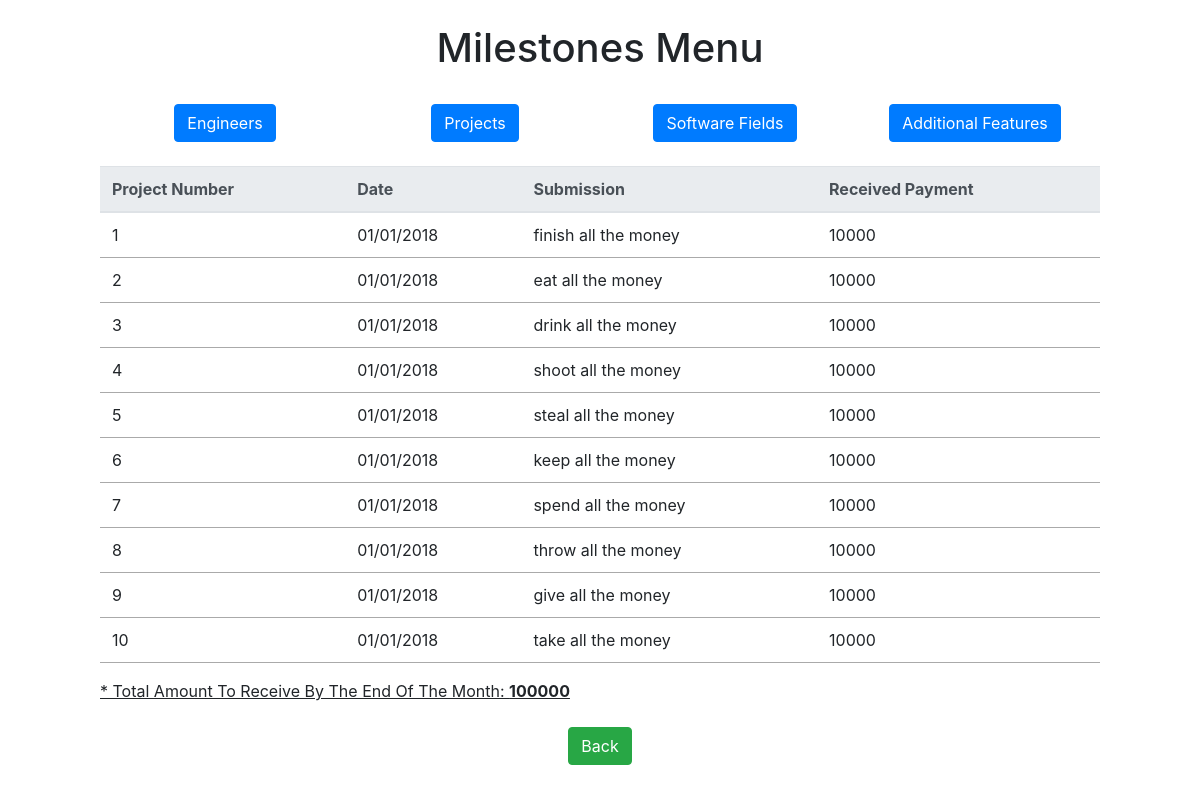
The page /milestonesThisMonth.php on the database its author committed.
### tables this page shows
CREATE TABLE milestones(project_number int,
                        date varchar(255),
                        submission varchar(255),
                        receive_payment int,
                        cur_month varchar(255),
                        FOREIGN KEY(project_number) REFERENCES projects(project_number) on UPDATE CASCADE on DELETE CASCADE,
                        CONSTRAINT PK_MS PRIMARY KEY (project_number, date));

### common.php (called while the page is built, shortened)
<?php
function escape($html)
{
	return htmlspecialchars($html, ENT_QUOTES | ENT_SUBSTITUTE, "UTF-8");
}
?>

### milestonesThisMonth.php (the view, shortened to what this page needs)
<!DOCTYPE html lang="en">
<?php require "install.php" ?>
<?php require "templates/header.php"; ?>
<?php require "common.php"; ?>
	</head>
		<body style="margin:0 auto; width: 1000px;">
		<br><h1 style="text-align: center;">Milestones Menu</h1><br>
		<div class="container" style="text-align: center;">
			<div class="row">
				<div class="col">
				<a href="engineer.php"><button type="button" class="btn btn-primary">Engineers</button></a>
				</div>
				<div class="col">
				<a href="project.php"><button type="button" class="btn btn-primary">Projects</button></a>
				</div>
				<div class="col">
				<a href="software.php"><button type="button" class="btn btn-primary">Software Fields</button></a>
				</div>
				<div class="col">
				<a href="af.php"><button type="button" class="btn btn-primary">Additional Features</button></a>
				</div>
			</div>
		</div>
	<br>
  <?php
  $statement = $db->query("SELECT *
						  FROM milestones
						  WHERE cur_month = (SELECT MIN(cur_month)
											 FROM milestones)");
  $result = $statement->fetchAll();
$total_amount = 0;
  foreach($result as $row){
      $total_amount += $row['receive_payment'];
  }
  ?>
  <?php
  if ($result && $statement->rowCount() > 0)
	{ ?>
		<table class="table">
			<thead class="thead-light">
				<tr>
                    <th scope="col">Project Number</th>
					<th scope="col">Date</th>
					<th scope="col">Submission</th>
					<th scope="col">Received Payment</th>
				</tr>
			</thead>
			<tbody>
	<?php
		foreach ($result as $row)
		{ ?>
			<tr>
                <td scope="row"><?php echo escape($row["project_number"]); ?> </td>
				<td scope="row"><?php echo escape($row["date"]); ?> </td>
				<td scope="row"><?php echo escape($row["submission"]); ?> </td>
				<td scope="row"><?php echo escape($row["receive_payment"]); ?> </td>
			</tr>
		<?php
		} ?>
		</tbody>
	</table>
	<?php
	}
	?>
	<section style = "text-decoration: underline;">* Total Amount To Receive By The End Of The Month: <b><?php echo escape($total_amount);?> </b></section>
  <br>
  <center>
  <a href="milestones.php" style="text-align: center;"><button type="button" class="btn btn-success">Back</button></a>
  </center>
<br>
<?php require "templates/footer.php"; ?>
<?php require "templates/footer.php"; ?>

### css/style.css (style rules this page uses)
table { border-collapse: collapse; border-spacing: 0; }
td, th { padding: 5px; border-bottom: 1px solid #aaa; }

### rows shown on the page
milestones: project_number "1", date "01/01/2018", submission "finish all the money", receive_payment "10000"
milestones: project_number "2", date "01/01/2018", submission "eat all the money", receive_payment "10000"
milestones: project_number "3", date "01/01/2018", submission "drink all the money", receive_payment "10000"
milestones: project_number "4", date "01/01/2018", submission "shoot all the money", receive_payment "10000"
milestones: project_number "5", date "01/01/2018", submission "steal all the money", receive_payment "10000"
milestones: project_number "6", date "01/01/2018", submission "keep all the money", receive_payment "10000"
milestones: project_number "7", date "01/01/2018", submission "spend all the money", receive_payment "10000"
milestones: project_number "8", date "01/01/2018", submission "throw all the money", receive_payment "10000"
milestones: project_number "9", date "01/01/2018", submission "give all the money", receive_payment "10000"
milestones: project_number "10", date "01/01/2018", submission "take all the money", receive_payment "10000"

### other values the page prints
$total_amount "100000"
